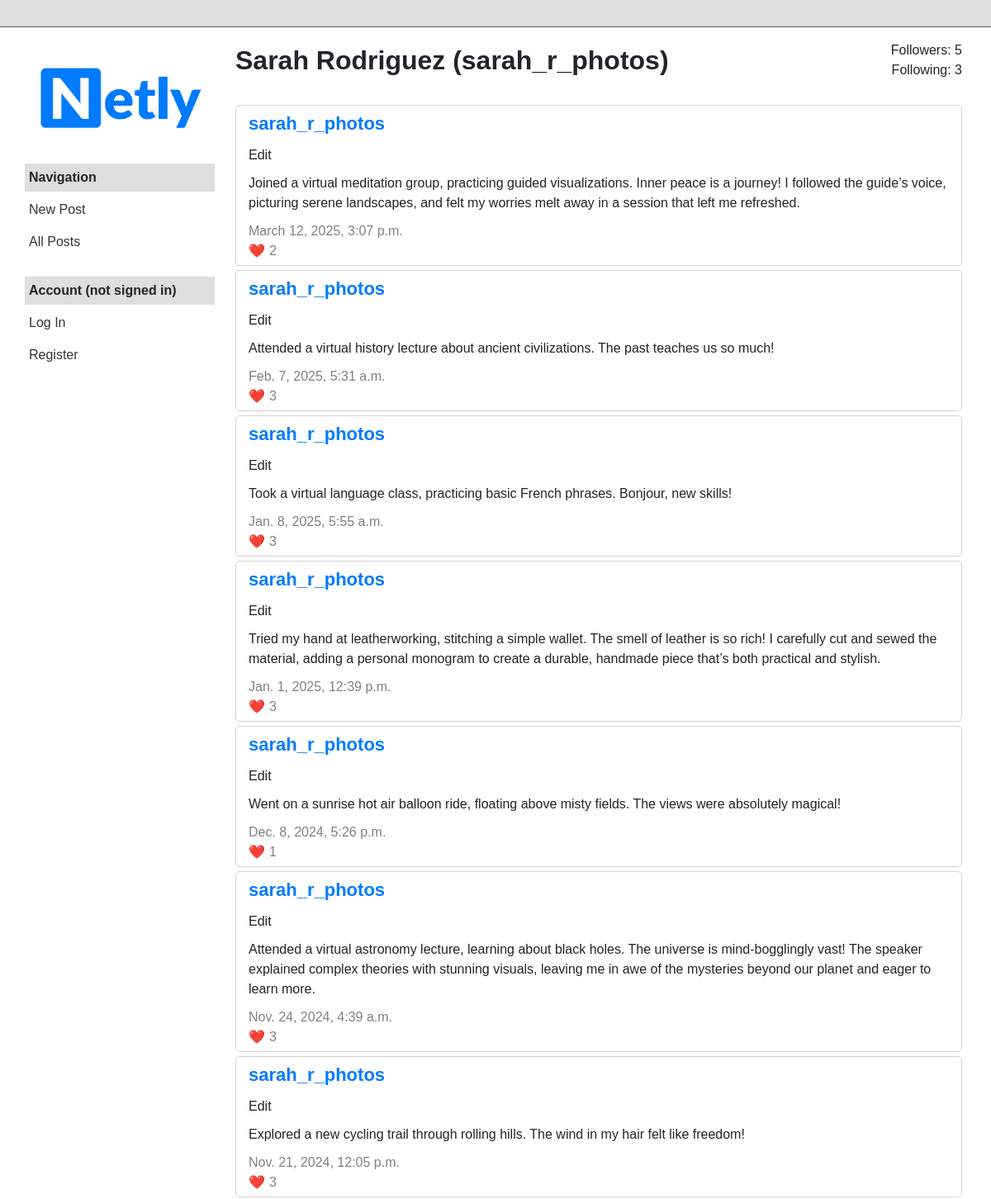
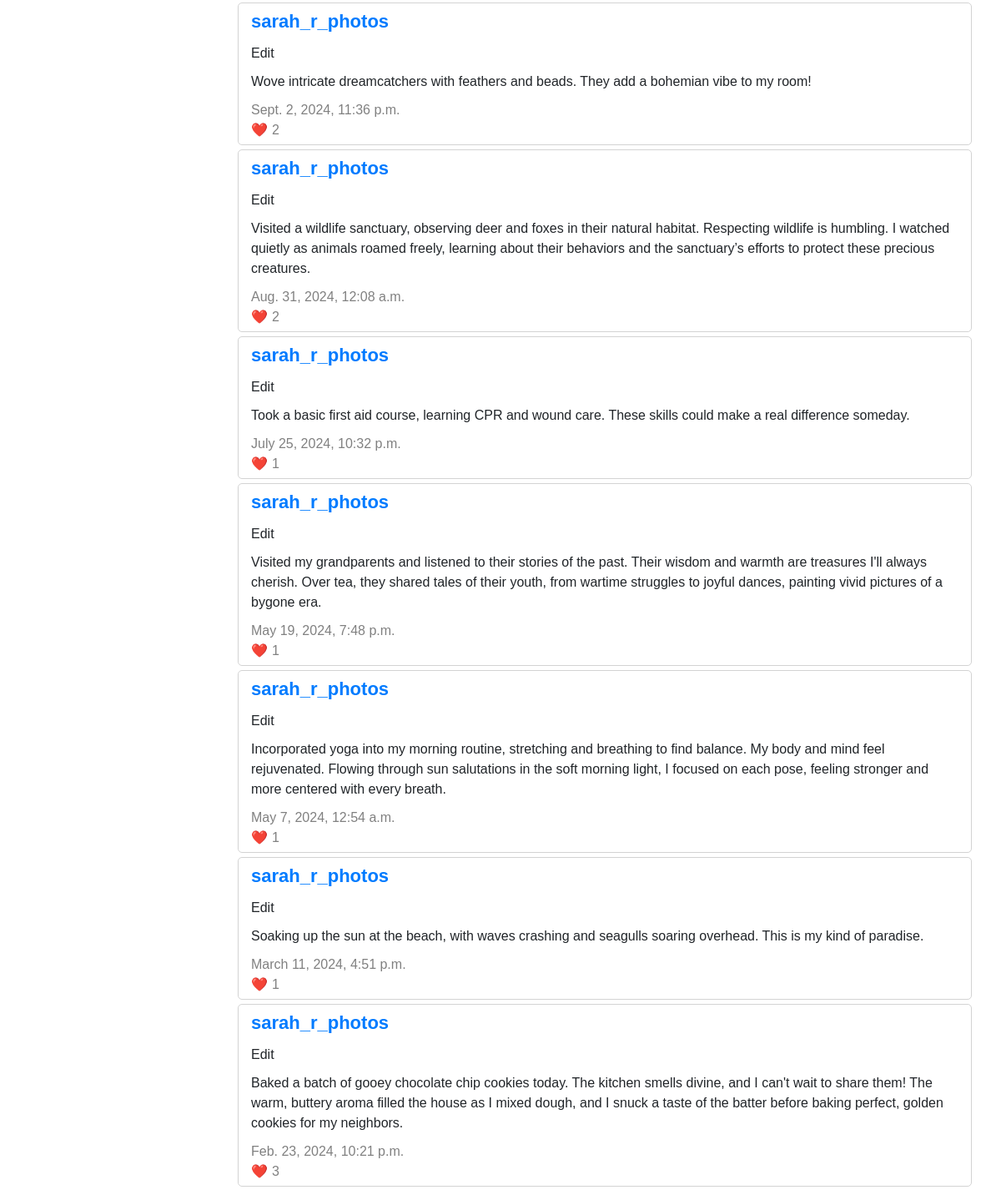
Page /profile/11 on the earlier database version (2 pictures, top to bottom).
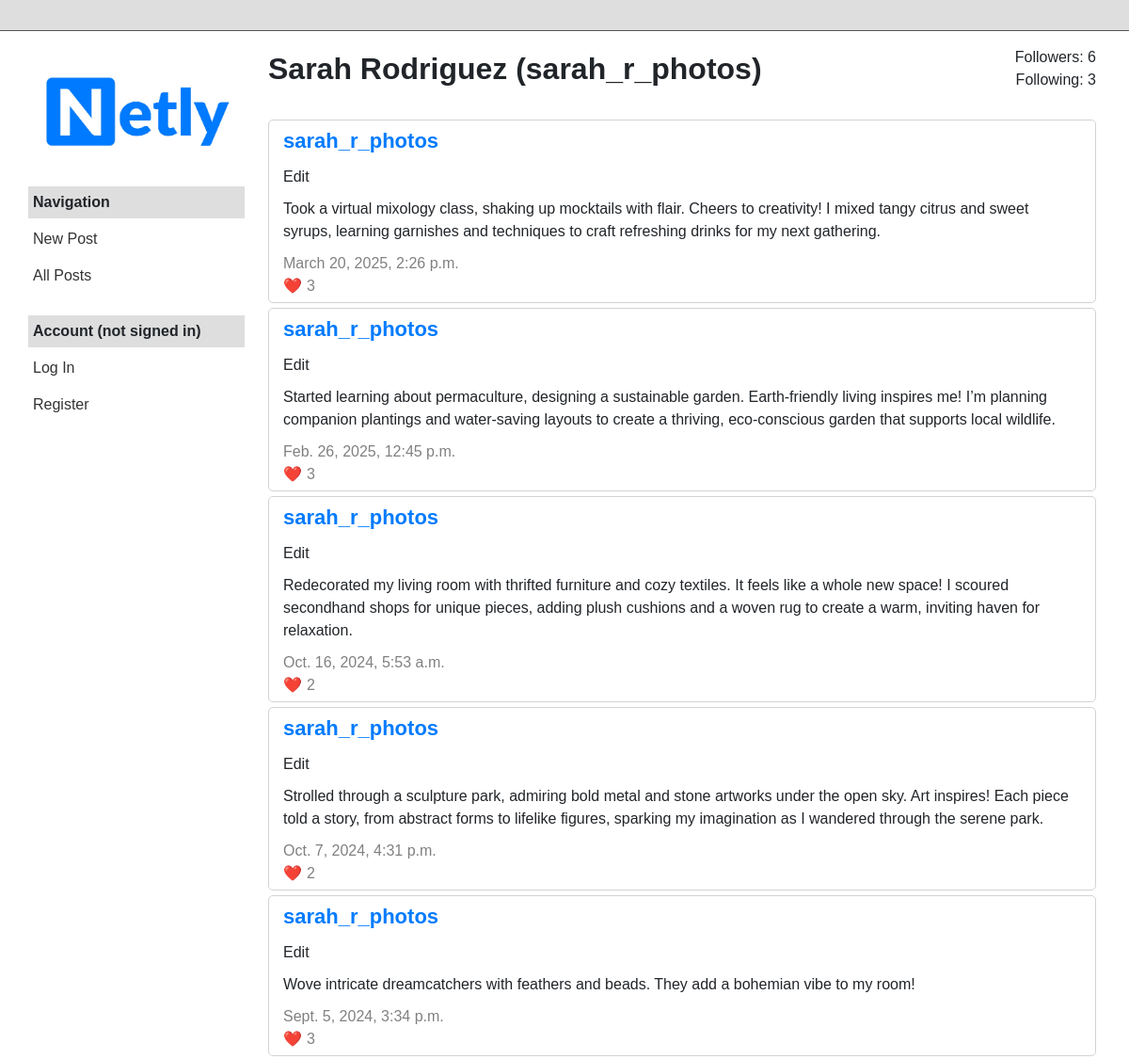
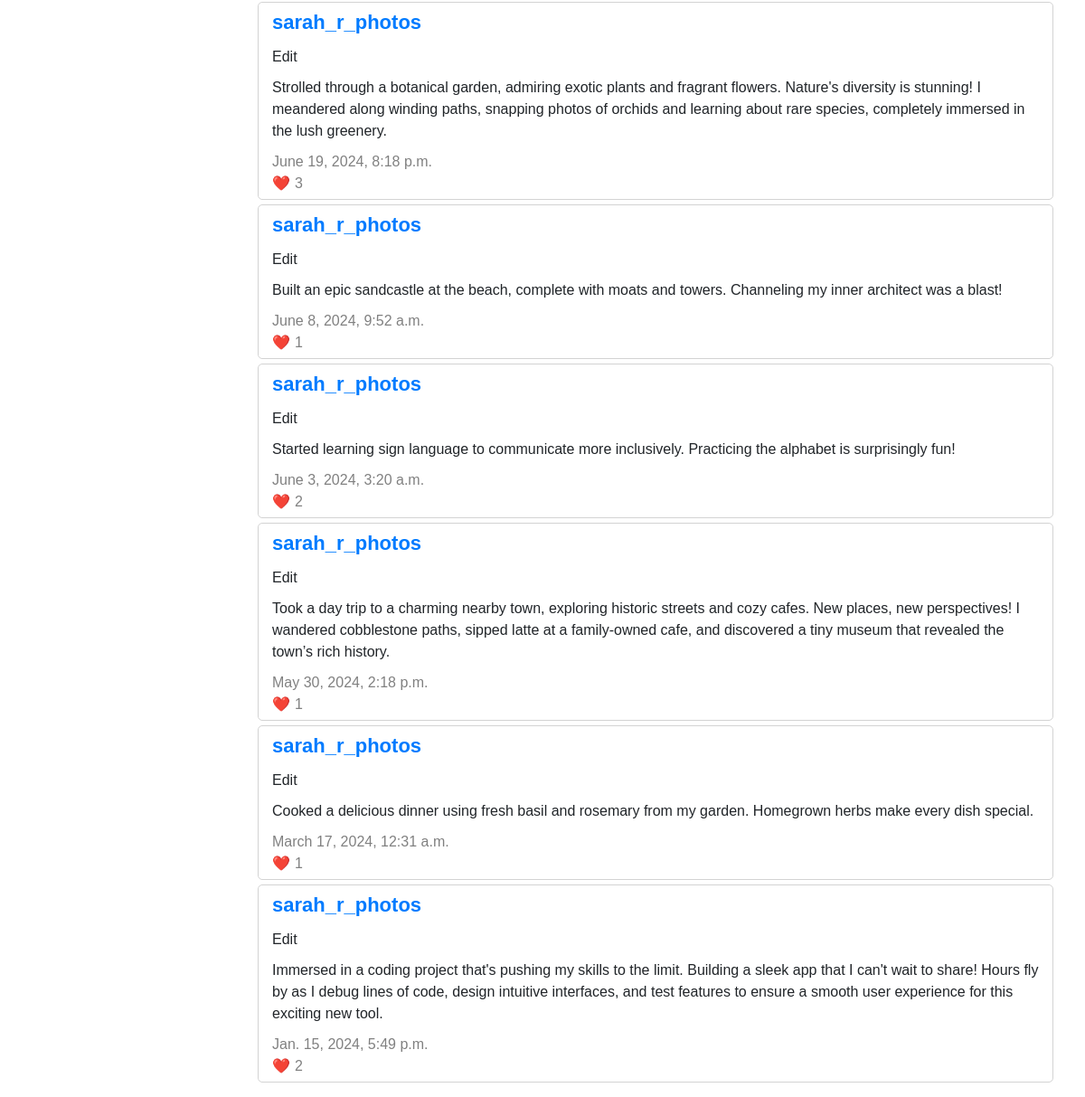
Same page on the later database version (2 pictures, top to bottom).
### network/models.py (models this page shows, shortened)
class Post(models.Model):
    user = models.ForeignKey(User, on_delete=models.CASCADE, related_name="posts")
    content = models.TextField()
    created_at = models.DateTimeField(auto_now_add=True)
    def get_likes_count(self):
        return self.likes.count()

class User(AbstractUser):
    def display_name(self):
        return f"{self.first_name} {self.last_name}" if self.first_name and self.last_name else self.username

### network/views.py (the view)
# urls.py: path("profile/<int:user_id>", views.profile, name="profile"),
def profile(request, user_id):
    owner = User.objects.get(id=user_id)
    posts = Post.objects.filter(user=owner).order_by("-created_at")
    followers = Follow.objects.filter(followed=owner).count()
    following = Follow.objects.filter(follower=owner).count()
    is_following = request.user.is_following(owner) if request.user.is_authenticated else False
    if request.user.id == user_id:
        active_filter = "profile"
    else:
        active_filter = "other"
    return render(request, "network/profile.html", {
        "owner": owner,
        "posts": posts,
        "followers": followers,
        "following": following,
        "is_following": is_following,
        "active_filter": active_filter
    })

### network/templates/network/profile.html (shortened to what this page needs)
{% extends "network/layout.html" %}
{% load static %}
{% block body %}
    <div class="profile-container">
        <div class="profile-header-wrapper">
            <div class="profile-header">
                <div class="profile-info">
                    <div class="profile-name">{{ owner.display_name }} ({{ owner.username }})</div>
                </div>
                <div class="profile-stats">
                    <div>Followers: {{ followers }}</div>
                    <div>Following: {{ following }}</div>
                </div>
            </div>
        </div>
        <div class="profile-posts-container">
            {% for post in posts %}
                <div class="post-container">
                    <div class="post-name"><a href="{% url 'profile' post.user.id %}">{{ post.user.username }}</a></div>
                    <div class="post-edit">Edit</div>
                    <div class="post-content">{{ post.content }}</div>
                    <div class="post-date">{{ post.created_at }}</div>
                    <div class="post-likes">{{ post.get_likes_count }}</div>
                </div>
            {% endfor %}
        </div>
    </div>
{% endblock %}

Differences in the rows shown:
no longer on this page (row edited): Post: user.username "sarah_r_photos", content "Joined a virtual meditation group, practicing guided visualizations. Inner peace is a journey! I followed the guide’s voice, picturing serene landscapes, and felt my worries melt away in a session that left me refreshed.", created_at "March 12, 2025, 3:07 p.m.", get_likes_count "2"
no longer on this page (row edited): Post: user.username "sarah_r_photos", content "Attended a virtual history lecture about ancient civilizations. The past teaches us so much!", created_at "Feb. 7, 2025, 5:31 a.m.", get_likes_count "3"
no longer on this page (row edited): Post: user.username "sarah_r_photos", content "Took a virtual language class, practicing basic French phrases. Bonjour, new skills!", created_at "Jan. 8, 2025, 5:55 a.m.", get_likes_count "3"
no longer on this page (row edited): Post: user.username "sarah_r_photos", content "Tried my hand at leatherworking, stitching a simple wallet. The smell of leather is so rich! I carefully cut and sewed the material, adding a personal monogram to create a durable, handmade piece that’s both practical and stylish.", created_at "Jan. 1, 2025, 12:39 p.m.", get_likes_count "3"
no longer on this page (row edited): Post: user.username "sarah_r_photos", content "Went on a sunrise hot air balloon ride, floating above misty fields. The views were absolutely magical!", created_at "Dec. 8, 2024, 5:26 p.m.", get_likes_count "1"
no longer on this page (row edited): Post: user.username "sarah_r_photos", content "Attended a virtual astronomy lecture, learning about black holes. The universe is mind-bogglingly vast! The speaker explained complex theories with stunning visuals, leaving me in awe of the mysteries beyond our planet and eager to learn more.", created_at "Nov. 24, 2024, 4:39 a.m.", get_likes_count "3"
no longer on this page (row edited): Post: user.username "sarah_r_photos", content "Explored a new cycling trail through rolling hills. The wind in my hair felt like freedom!", created_at "Nov. 21, 2024, 12:05 p.m.", get_likes_count "3"
no longer on this page (row edited): Post: user.username "sarah_r_photos", content "Visited a wildlife sanctuary, observing deer and foxes in their natural habitat. Respecting wildlife is humbling. I watched quietly as animals roamed freely, learning about their behaviors and the sanctuary’s efforts to protect these precious creatures.", created_at "Aug. 31, 2024, 12:08 a.m.", get_likes_count "2"
no longer on this page (row edited): Post: user.username "sarah_r_photos", content "Took a basic first aid course, learning CPR and wound care. These skills could make a real difference someday.", created_at "July 25, 2024, 10:32 p.m.", get_likes_count "1"
no longer on this page (row edited): Post: user.username "sarah_r_photos", content "Visited my grandparents and listened to their stories of the past. Their wisdom and warmth are treasures I'll always cherish. Over tea, they shared tales of their youth, from wartime struggles to joyful dances, painting vivid pictures of a bygone era.", created_at "May 19, 2024, 7:48 p.m.", get_likes_count "1"
no longer on this page (row edited): Post: user.username "sarah_r_photos", content "Incorporated yoga into my morning routine, stretching and breathing to find balance. My body and mind feel rejuvenated. Flowing through sun salutations in the soft morning light, I focused on each pose, feeling stronger and more centered with every breath.", created_at "May 7, 2024, 12:54 a.m.", get_likes_count "1"
no longer on this page (row edited): Post: user.username "sarah_r_photos", content "Soaking up the sun at the beach, with waves crashing and seagulls soaring overhead. This is my kind of paradise.", created_at "March 11, 2024, 4:51 p.m.", get_likes_count "1"
no longer on this page (row edited): Post: user.username "sarah_r_photos", content "Baked a batch of gooey chocolate chip cookies today. The kitchen smells divine, and I can't wait to share them! The warm, buttery aroma filled the house as I mixed dough, and I snuck a taste of the batter before baking perfect, golden cookies for my neighbors.", created_at "Feb. 23, 2024, 10:21 p.m.", get_likes_count "3"
now on this page (row edited): Post: user.username "sarah_r_photos", content "Took a virtual mixology class, shaking up mocktails with flair. Cheers to creativity! I mixed tangy citrus and sweet syrups, learning garnishes and techniques to craft refreshing drinks for my next gathering.", created_at "March 20, 2025, 2:26 p.m.", get_likes_count "3"
now on this page (row edited): Post: user.username "sarah_r_photos", content "Started learning about permaculture, designing a sustainable garden. Earth-friendly living inspires me! I’m planning companion plantings and water-saving layouts to create a thriving, eco-conscious garden that supports local wildlife.", created_at "Feb. 26, 2025, 12:45 p.m.", get_likes_count "3"
now on this page (row edited): Post: user.username "sarah_r_photos", content "Redecorated my living room with thrifted furniture and cozy textiles. It feels like a whole new space! I scoured secondhand shops for unique pieces, adding plush cushions and a woven rug to create a warm, inviting haven for relaxation.", created_at "Oct. 16, 2024, 5:53 a.m.", get_likes_count "2"
now on this page (row edited): Post: user.username "sarah_r_photos", content "Strolled through a sculpture park, admiring bold metal and stone artworks under the open sky. Art inspires! Each piece told a story, from abstract forms to lifelike figures, sparking my imagination as I wandered through the serene park.", created_at "Oct. 7, 2024, 4:31 p.m.", get_likes_count "2"
changed Post: created_at "Sept. 2, 2024, 11:36 p.m." → "Sept. 5, 2024, 3:34 p.m."; get_likes_count "2" → "3"
now on this page (row edited): Post: user.username "sarah_r_photos", content "Strolled through a botanical garden, admiring exotic plants and fragrant flowers. Nature's diversity is stunning! I meandered along winding paths, snapping photos of orchids and learning about rare species, completely immersed in the lush greenery.", created_at "June 19, 2024, 8:18 p.m.", get_likes_count "3"
now on this page (row edited): Post: user.username "sarah_r_photos", content "Built an epic sandcastle at the beach, complete with moats and towers. Channeling my inner architect was a blast!", created_at "June 8, 2024, 9:52 a.m.", get_likes_count "1"
now on this page (row edited): Post: user.username "sarah_r_photos", content "Started learning sign language to communicate more inclusively. Practicing the alphabet is surprisingly fun!", created_at "June 3, 2024, 3:20 a.m.", get_likes_count "2"
now on this page (row edited): Post: user.username "sarah_r_photos", content "Took a day trip to a charming nearby town, exploring historic streets and cozy cafes. New places, new perspectives! I wandered cobblestone paths, sipped latte at a family-owned cafe, and discovered a tiny museum that revealed the town’s rich history.", created_at "May 30, 2024, 2:18 p.m.", get_likes_count "1"
now on this page (row edited): Post: user.username "sarah_r_photos", content "Cooked a delicious dinner using fresh basil and rosemary from my garden. Homegrown herbs make every dish special.", created_at "March 17, 2024, 12:31 a.m.", get_likes_count "1"
now on this page (row edited): Post: user.username "sarah_r_photos", content "Immersed in a coding project that's pushing my skills to the limit. Building a sleek app that I can't wait to share! Hours fly by as I debug lines of code, design intuitive interfaces, and test features to ensure a smooth user experience for this exciting new tool.", created_at "Jan. 15, 2024, 5:49 p.m.", get_likes_count "2"
Other differences:
{{ followers }}: "5" → "6"
